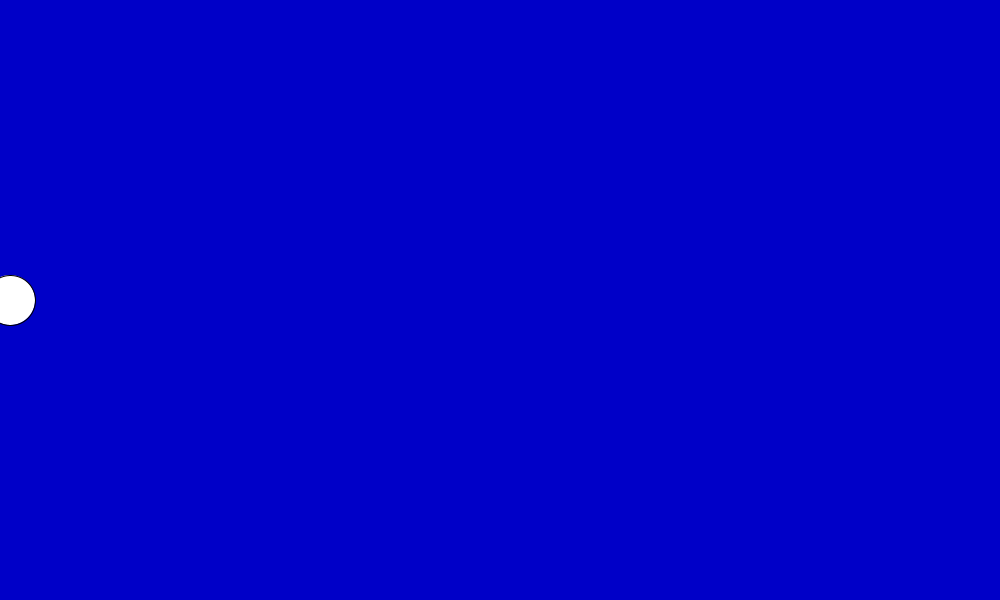
Frame 1 (no input)
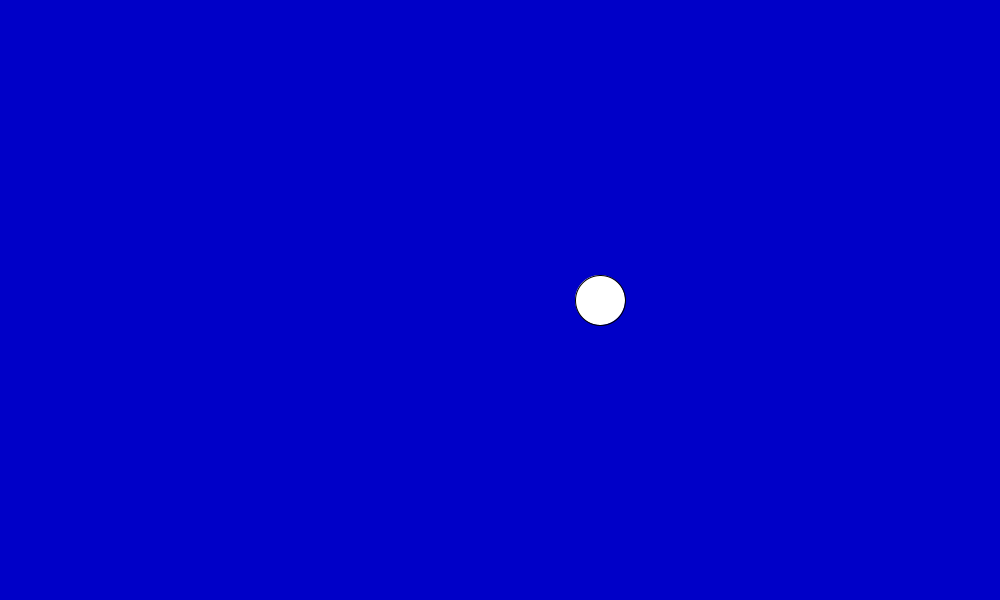
Frame 60 (the mouse pressed at the canvas centre just before this capture)
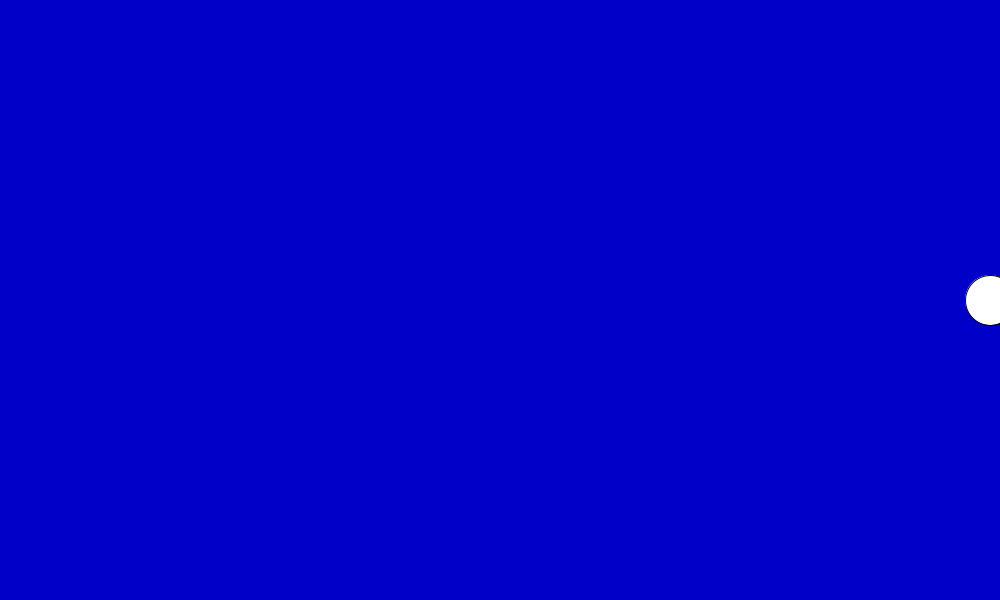
Frame 120 (the mouse held since frame 60 and released just before this capture)

The Processing sketch that drew these frames (run headless with seeded random() and noise(); from frame 60 on, the mouse is pressed at the canvas centre):

// Processing sketch: exo_animation
// ── exo_animation.pde
float i=0;

void setup() {
  size(1000, 600);
  frameRate(60);
}

void draw() {
  background(0, 0, 200);
  balle(i, 300);
}

void balle(float x, float y) {
  if (i>1000) { 
    i-=20;
  } else {
    i+=10;
  }
  ellipse(i, y, 50, 50);
}
